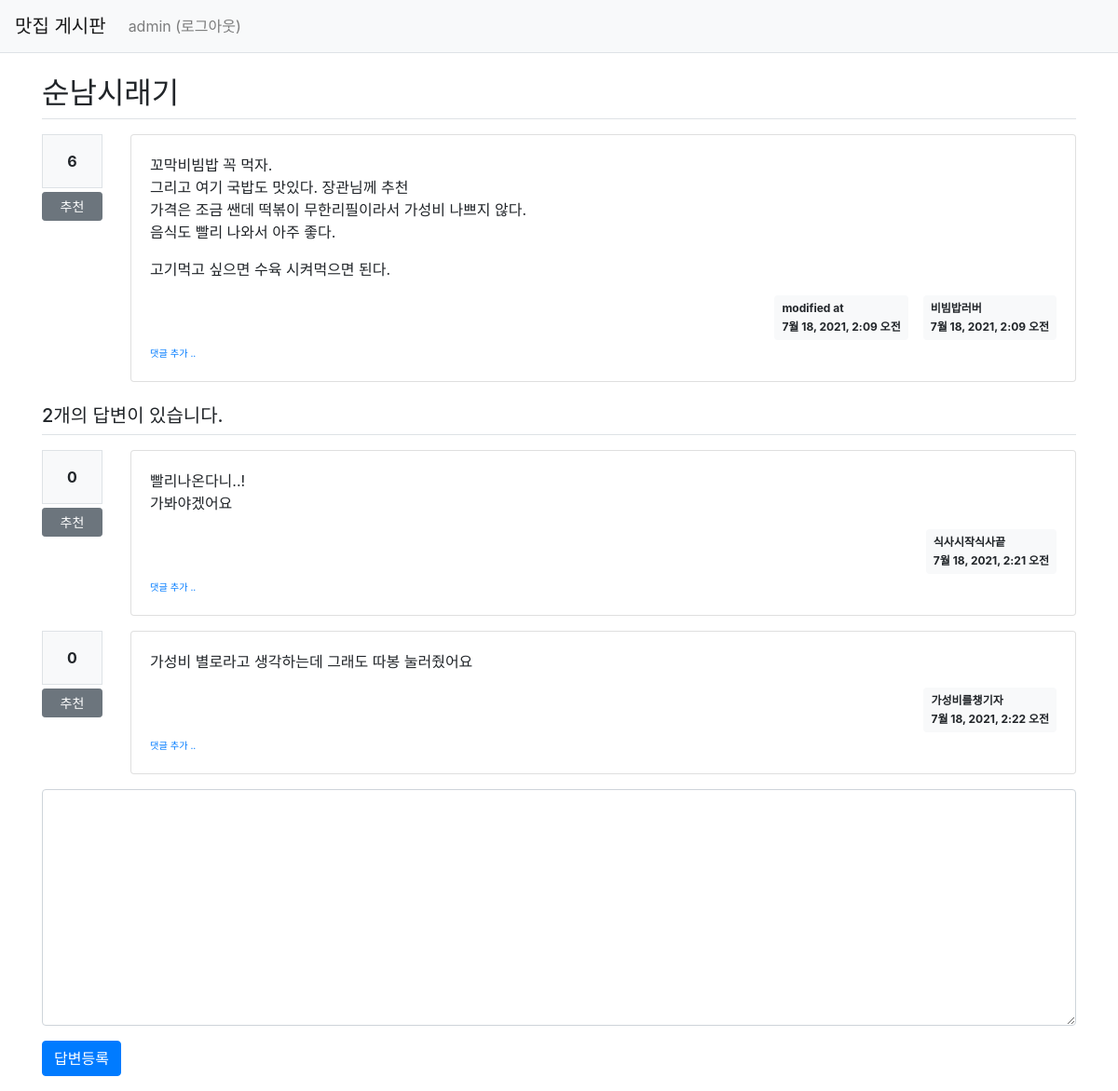
/pybo/22/ (signed in), run on the app's committed database.
### pybo/models.py (models this page shows, shortened)
class Question(models.Model):
    author = models.ForeignKey(User, on_delete=models.CASCADE, related_name='author_question')
    subject = models.CharField(max_length=200)
    content = models.TextField()
    create_date = models.DateTimeField()
    modify_date = models.DateTimeField(null=True, blank=True)
    voter = models.ManyToManyField(User, related_name='voter_question')

class Answer(models.Model):
    author = models.ForeignKey(User, on_delete=models.CASCADE, related_name='author_answer')
    question = models.ForeignKey(Question, on_delete=models.CASCADE)
    content = models.TextField()
    create_date = models.DateTimeField()
    modify_date = models.DateTimeField(null=True, blank=True)
    voter = models.ManyToManyField(User, related_name='voter_answer')

### pybo/views/base_views.py (the view)
# urls.py: path('<int:question_id>/', base_views.detail, name='detail'),
def detail(request, question_id):
    question = get_object_or_404(Question, pk=question_id)
    context = {'question': question}
    return render(request, 'pybo/question_detail.html', context)

### pybo/templatetags/pybo_filter.py (called while the page is built)
@register.filter()
def mark(value):
    extensions = ["nl2br", "fenced_code"]
    return mark_safe(markdown.markdown(value, extensions=extensions))

### templates/pybo/question_detail.html (shortened to what this page needs)
{% extends 'base.html' %}
{% load pybo_filter %}
{% block content %}
<div class="container my-3">
    <h2 class="border-bottom py-2">{{ question.subject }}</h2>
    <div class="row my-3">
        <div class="col-1">
            <div class="bg-light text-center p-3 border font-weight-bolder mb-1">{{question.voter.count}}</div>
            <a href="#" data-uri="{% url 'pybo:vote_question' question.id  %}"
               class="recommend btn btn-sm btn-secondary btn-block my-1">추천</a>
        </div>
        <div class="col-11">
            <div class="card">
                <div class="card-body">
                    <div class="card-text">{{ question.content|mark }}</div>
                    <div class="d-flex justify-content-end">
                        {% if question.modify_date %}
                        <div class="badge badge-light p-2 text-left mx-3">
                            <div class="mb-2">modified at</div>
                            <div>{{ question.modify_date }}</div>
                        </div>
                        {% endif %}
                        <div class="badge badge-light p-2 text-left">
                            <div class="mb-2">{{ question.author.username }}</div>
                            <div>{{ question.create_date }}</div>
                        </div>
                    </div>
                    <div>
                        <a href="{% url 'pybo:comment_create_question' question.id  %}"
                           class="small"><small>댓글 추가 ..</small></a>
                    </div>
                </div>
            </div>
        </div>
    </div>
    <h5 class="border-bottom my-3 py-2">{{question.answer_set.count}}개의 답변이 있습니다.</h5>
    {% for answer in question.answer_set.all %}
    <div class="row my-3">
        <div class="col-1">
            <div class="bg-light text-center p-3 border font-weight-bolder mb-1">{{answer.voter.count}}</div>
            <a href="#" data-uri="{% url 'pybo:vote_answer' answer.id  %}"
                class="recommend btn btn-sm btn-secondary btn-block my-1">추천</a>
        </div>
        <div class="col-11">
            <div class="card">
                <div class="card-body">
                    <div class="card-text">{{ answer.content|mark }}</div>
                    <div class="d-flex justify-content-end">
                        <div class="badge badge-light p-2 text-left">
                            <div class="mb-2">{{ answer.author.username }}</div>
                            <div>{{ answer.create_date }}</div>
                        </div>
                    </div>
                    <div>
                        <a href="{% url 'pybo:comment_create_answer' answer.id  %}"
                           class="small"><small>댓글 추가 ..</small></a>
                    </div>
                </div>
            </div>
        </div>
    </div>
    {% endfor %}
    <form action="{% url 'pybo:answer_create' question.id %}" method="post" class="my-3">
        <div class="form-group">
            <textarea {% if not user.is_authenticated %}disabled{% endif %}
              name="content" id="content" class="form-control" rows="10"></textarea>
        </div>
        <input type="submit" value="답변등록" class="btn btn-primary">
    </form>
</div>
{% endblock %}

### templates/navbar.html (shortened to what this page needs)
<nav class="navbar navbar-expand-lg navbar-light bg-light border-bottom">
    <a class="navbar-brand" href="{% url 'pybo:index' %}">맛집 게시판</a>
    <div class="collapse navbar-collapse flex-grow-0" id="navbarNav">
        <ul class="navbar-nav">
            <li class="nav-item ">
                {% if user.is_authenticated %}
                <a class="nav-link" href="{% url 'common:logout' %}">{{ user.username }} (로그아웃)</a>
                {% else %}
                <a class="nav-link" href="{% url 'common:login' %}">로그인</a>
                {% endif %}
            </li>
        </ul>
    </div>
</nav>

### data on the page
Question: subject "순남시래기", voter.count "6", content|mark "꼬막비빔밥 꼭 먹자. 그리고 여기 국밥도 맛있다. 장관님께 추천 가격은 조금 쌘데 떡볶이 무한리필이라서 가성비 나쁘지 않다. 음식도 빨리 나와서 아주 좋다. 고기먹고 싶으면 수육 시켜먹으면 된다.", modify_date "7월 18, 2021, 2:09 오전", author.username "비빔밥러버", create_date "7월 18, 2021, 2:09 오전", answer_set.count "2"
Answer: voter.count "0", content|mark "빨리나온다니..! 가봐야겠어요", author.username "식사시작식사끝", create_date "7월 18, 2021, 2:21 오전"
Answer: voter.count "0", content|mark "가성비 별로라고 생각하는데 그래도 따봉 눌러줬어요", author.username "가성비를챙기자", create_date "7월 18, 2021, 2:22 오전"

### other printed values
{{ user.username }} "admin"
